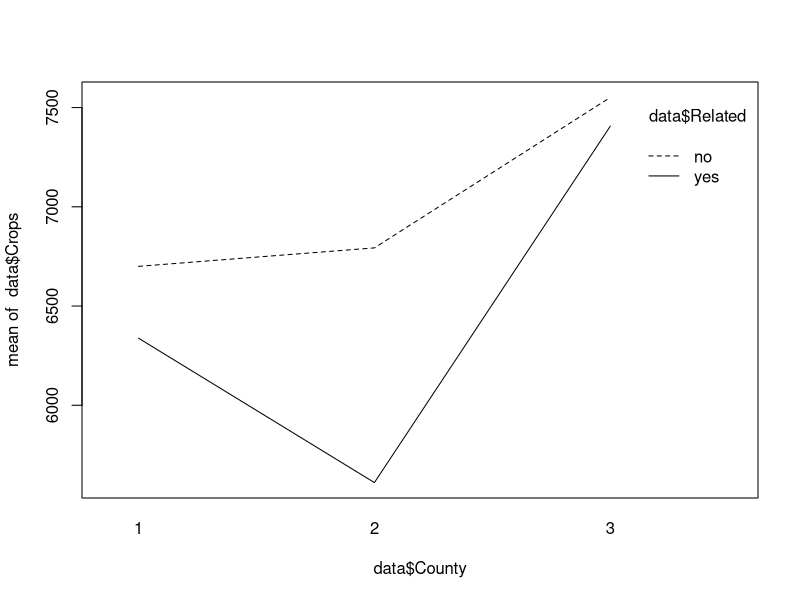
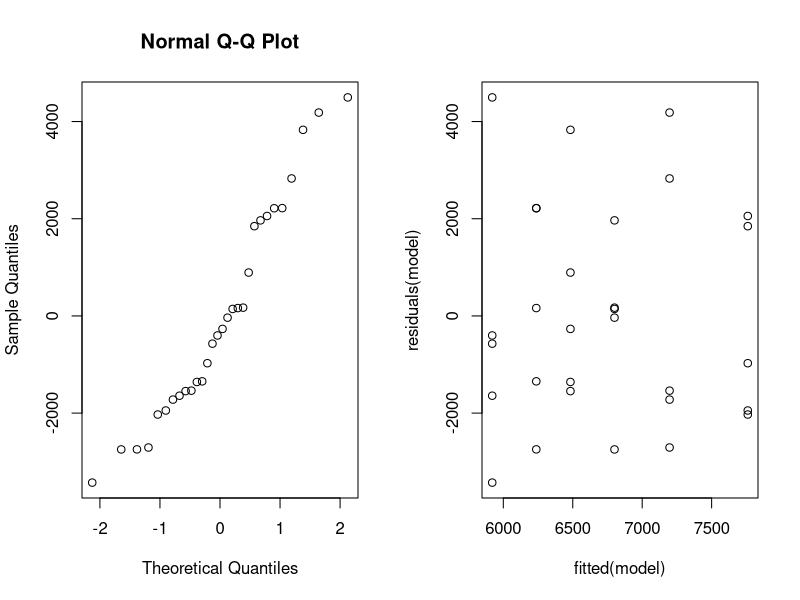
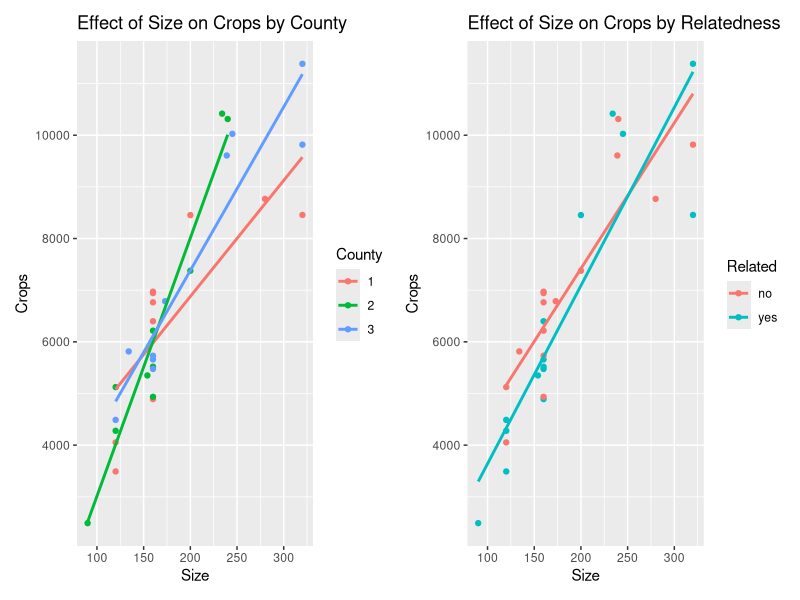

Generate these figures, in order, with R:
library(ggplot2)
library(patchwork)

# Read the data
setwd("~/Library/CloudStorage/OneDrive-UvA/CLS/Experimental Design and Data Analysis/Assignment 1/EDDA_assignment1/Part 2")
data <- read.table("crops.txt", header=TRUE)
data$County <- factor(data$County)  
data$Related <- factor(data$Related, levels = c("no", "yes"))


# a

## Plot the data to observe interaction
interaction.plot(data$County, data$Related, data$Crops)

## Run ANOVA
model = lm(Crops ~ County + Related, data=data); anova(model); summary(model)
model_int = lm(Crops ~ County * Related, data=data); anova(model_int); summary(model_int)
anova(model_int, model)

## Check distribution of residuals
par(mfrow=c(1,2)); qqnorm(residuals(model))
plot(fitted(model), residuals(model))

## Estimate the crops for a typical farm in County 3 for which landlord and tenant are not related

farm1 <- data.frame(County = factor(3, levels = levels(data$County)),
                   Related = "no")
predicted_crops1 <- predict(model, newdata = farm1)
predicted_crops1


#b

## Check interaction county/related and size
p1 <- ggplot(data, aes(x=Size, y=Crops, color=County)) +
  geom_point() +
  geom_smooth(method="lm", se=FALSE) +
  ggtitle("Effect of Size on Crops by County")
p2 <- ggplot(data, aes(x=Size, y=Crops, color=Related)) +
  geom_point() +
  geom_smooth(method="lm", se=FALSE) +
  ggtitle("Effect of Size on Crops by Relatedness")
p1 + p2

## Model with size without any interaction
model_base_size <- lm(Crops ~ County + Related + Size, data=data)
anova(model_base_size); anova(model_base_size, model)

## Model with interaction between County and Size - BEST!!!
model_interact_county <- lm(Crops ~ Related + County * Size, data = data)
anova(model_interact_county); summary(model_interact_county)
anova(model_interact_county, model_base_size)

## Model with interaction between Related and Size
model_interact_related <- lm(Crops ~ County + Related * Size, data = data)
anova(model_interact_related); summary(model_interact_related)
anova(model_interact_related, model_base_size)


# c

## Explain these observations:
anova(model_interact_county); summary(model_interact_county)


# d
farm2 <- data.frame(County = factor(2, levels = levels(data$County)),
                      Size = 165,
                      Related = "yes")
predicted_crops2 <- predict(model_interact_county, farm2, interval="prediction")
predicted_crops2
